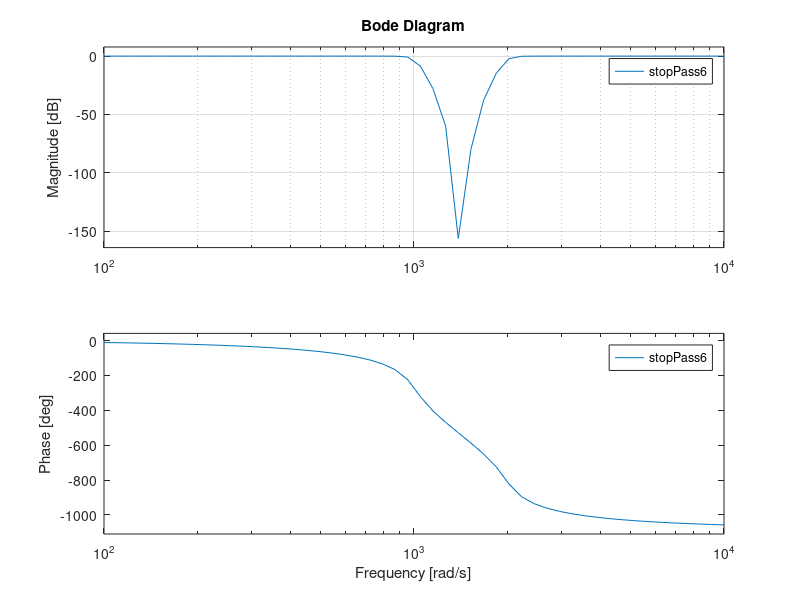

Write the MATLAB code that produced this figure.
format compact
echo on
%
% Demo for frequency response
%

s = tf('s')
R = 1000
L = 0.01

Z = R / (L * s + R)

bode(Z); grid
pause

w = logspace(2, 8, 30);
h = freqresp(Z, w);
h = h(:);

semilogx(w, abs(h)); grid
pause

w = linspace(0, 1e6, 1e4);
h = freqresp(Z, w);
h = h(:);

plot(w, abs(h)); grid
pause

[num1,den1] = butter(1, 1000, 's')
lowPass1 = tf(num1, den1)

bode(Z, lowPass1); grid
pause

[num2,den2] = butter(2, 1000, 's')
lowPass2 = tf(num2, den2)

bode(lowPass1, lowPass2, {1e2, 1e4}); grid
pause

[num6,den6] = butter(6, 1000, 's')
lowPass6 = tf(num6, den6)

bode(lowPass1, lowPass2, lowPass6, {1e2, 1e4}); grid
pause

[num6,den6] = butter(6, 2000, 'high', 's')
highPass6 = tf(num6, den6)

bode(lowPass6, highPass6, {1e2, 1e4}); grid
pause

[num6,den6] = butter(6, [1000 2000], 's')
bandPass6 = tf(num6, den6)

bode(lowPass6, bandPass6, highPass6, {1e2, 1e4}); grid
pause

[num6,den6] = butter(6, [1000 2000], 'stop', 's')
stopPass6 = tf(num6, den6)

bode(stopPass6, logspace(2, 4, 50)); grid
